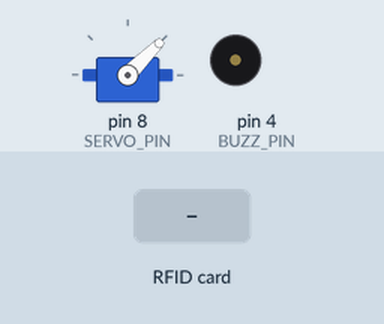
Simulated run of this sketch. Board: Arduino Uno, built with avr-gcc and run on an emulated ATmega328P. Parts: servo, buzzer (waves = sounding, pin HIGH). The test bench sets the inputs (shaded band). Pins used as bus, display or sensor lines are not drawn.

Above: at 1.2 s.
1.3 s: RFID card 5E 7A 19 C4 held to the reader
At 1.82 s:
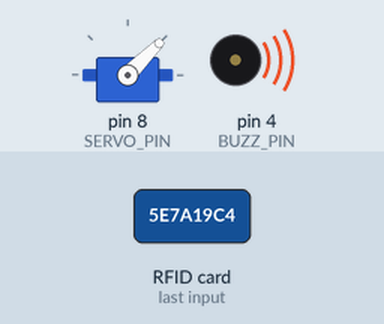
3.5 s: RFID card 00 00 00 00 held to the reader
At 3.83 s:
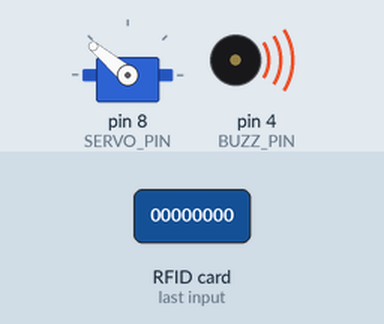
At 5.3 s:
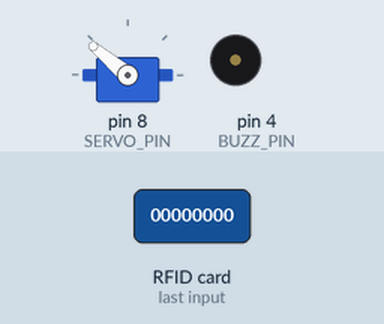
Timing chart, 0 to 8.4 s (numbered marks = the images above; inputs shaded):
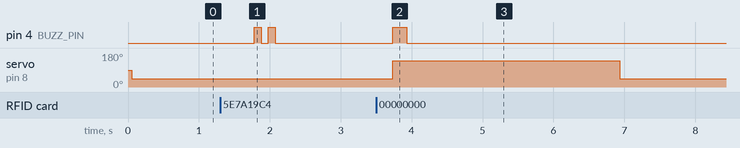

The sketch:

rfic522.ino
```cpp
#include <SoftwareSerial.h>
#include <Servo.h>
#include <MFRC522.h>
#include <SPI.h>

/*自定义RC522的两个PIN口*/
#define SS_PIN 10
#define RST_PIN 9

#define SERVO_PIN 8   //舵机端口
#define BUZZ_PIN 4
#define CARDS 5   //已验证的卡片数目

MFRC522 mfrc522(SS_PIN, RST_PIN);   //新建RC522对象

Servo myservo;    //创建舵机对象
bool isAuthed = false;    //验证是否通过

const byte AuthedID[CARDS][4] = { {0x00,0x00,0x00,0x00},
                                  {0x00,0x00,0x00,0x00},
                                  {0x00,0x00,0x00,0x00},
                                  {0x00,0x00,0x00,0x00},
                                  {0x00,0x00,0x00,0x00}};  //可以保存多个卡片UID值

void setup() {
  myservo.attach(SERVO_PIN);    //连接舵机
  SPI.begin();    //初始化SPI总线
  mfrc522.PCD_Init();   //初始化MFRC522卡
  pinMode(BUZZ_PIN, OUTPUT);    //初始化蜂鸣器
  digitalWrite(BUZZ_PIN, LOW);
  myservo.write(45);
}

// the loop function runs over and over again until power down or reset
void loop()
{
  Authenticate();
  if (isAuthed) {
    OpenDoor();
    BeepChecked();
    delay(3000);
    isAuthed = false;
  }
  CloseDoor();
  isAuthed = false;
  delay(500);
}


//Servo开关门
void OpenDoor()
{
  myservo.write(140);
}

void CloseDoor()
{
  myservo.write(45);
}

//验证卡片
void Authenticate()
{
  //检测是否有新卡片
  if (!mfrc522.PICC_IsNewCardPresent() || !mfrc522.PICC_ReadCardSerial()) {
    delay(50);
    return;
  }

  //进行卡片验证
  for (byte num = 0; num < CARDS; num++)    //卡片循环
  {
    byte i;
    for (i = 0; i < mfrc522.uid.size; i++)
    {
      if (mfrc522.uid.uidByte[i] != AuthedID[num][i]) break;
    }
    if (i == mfrc522.uid.size)
    {
      isAuthed = true;    //验证通过
      break;
    }
    else if (num == CARDS - 1) {
      BeepFailed();
    }
  }
}

void BeepChecked() {
  digitalWrite(BUZZ_PIN, HIGH);
  delay(200);
  digitalWrite(BUZZ_PIN, LOW);
}

void BeepFailed() {
  digitalWrite(BUZZ_PIN, HIGH);
  delay(100);
  digitalWrite(BUZZ_PIN, LOW);
  delay(100);
  digitalWrite(BUZZ_PIN, HIGH);
  delay(100);
  digitalWrite(BUZZ_PIN, LOW);
}
```

Measured:
- after the input at 1.3 s, pin 4 (BUZZ_PIN): alternates HIGH for 0.10 s and LOW for 0.10 s, 4 changes in all, then stays LOW, starting after 0.48 s
- after the input at 3.5 s, pin 4 (BUZZ_PIN): LOW → HIGH after 0.23 s, → LOW 0.20 s later; servo on pin 8 (SERVO_PIN): 45° → 140° after 0.23 s, → 45° 3.2 s later
